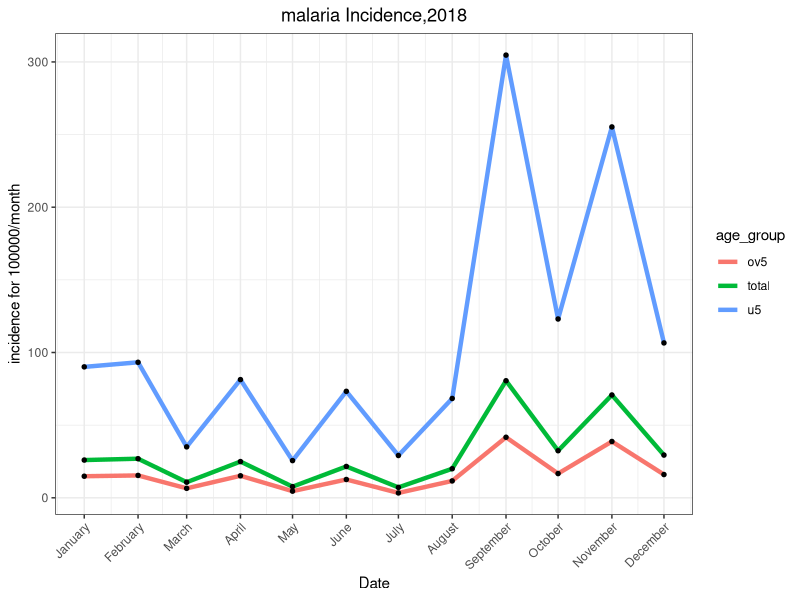
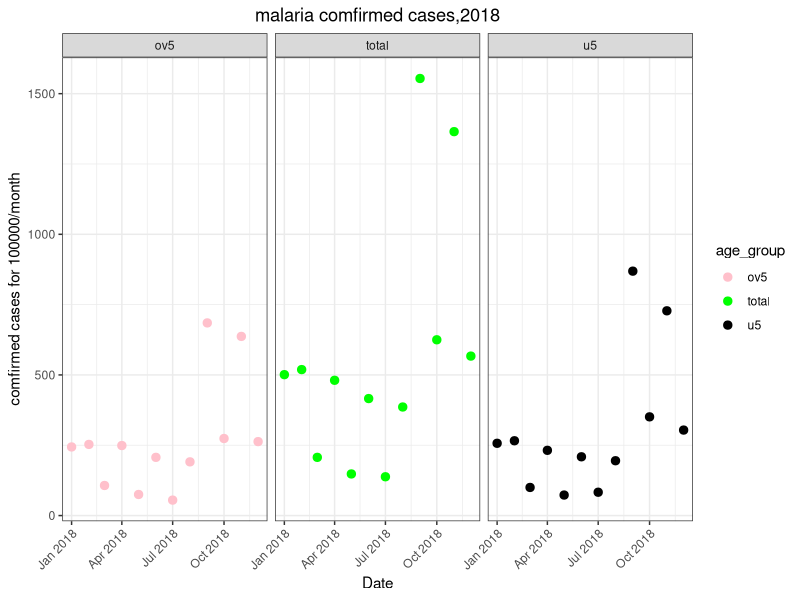
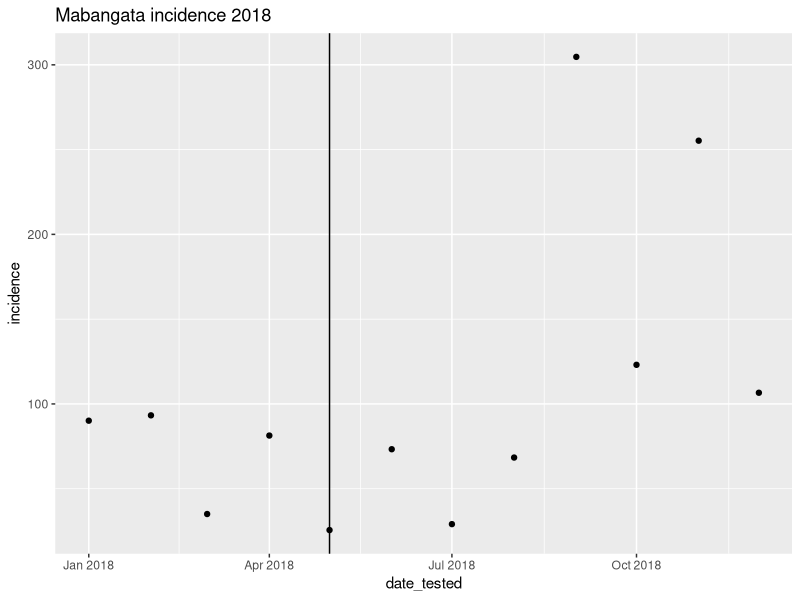
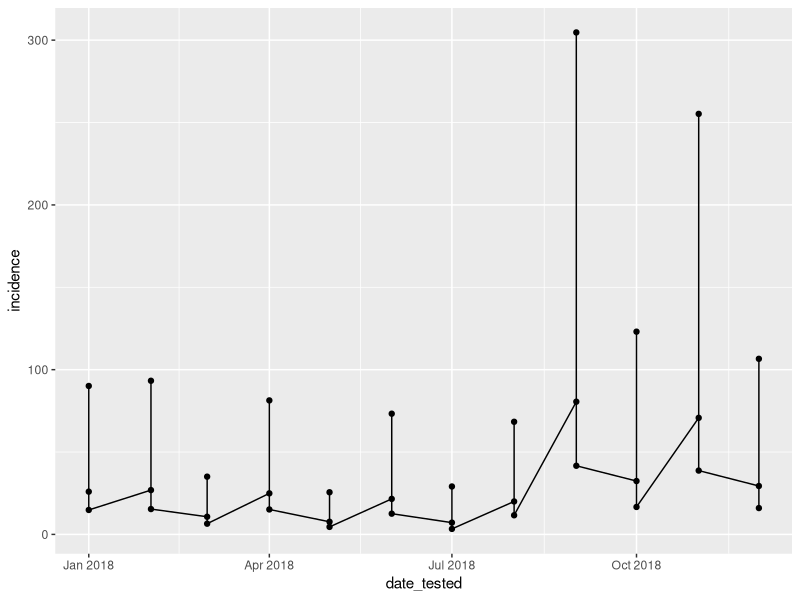
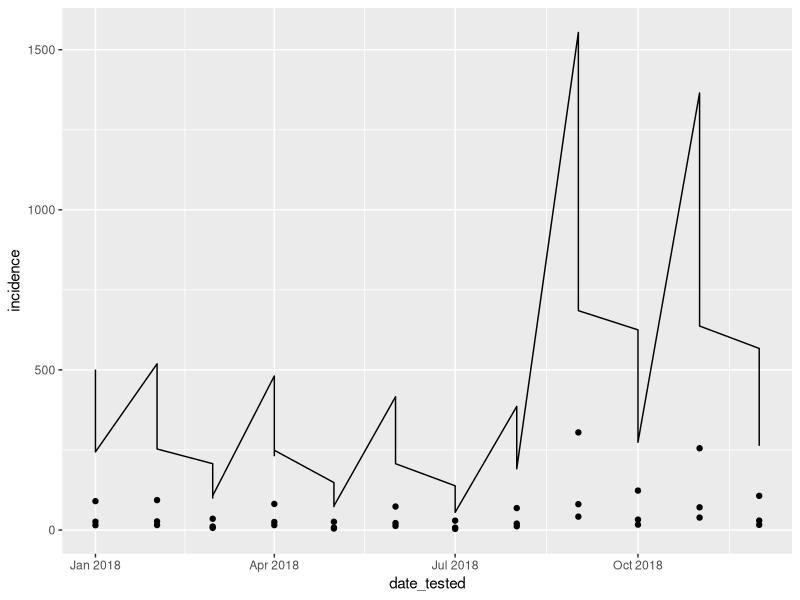
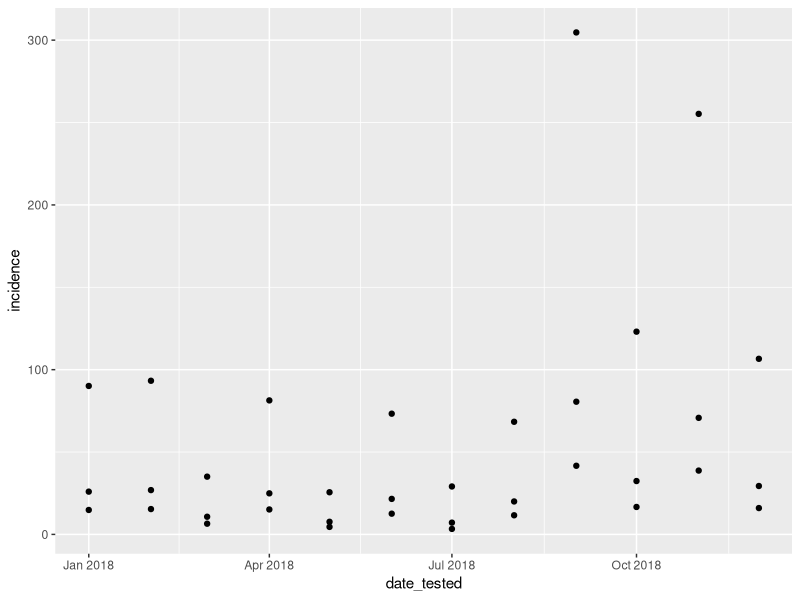
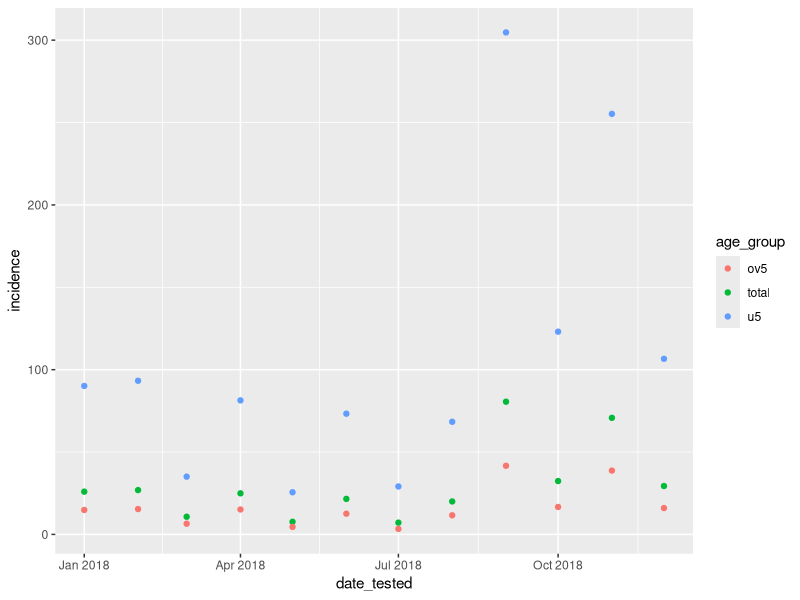
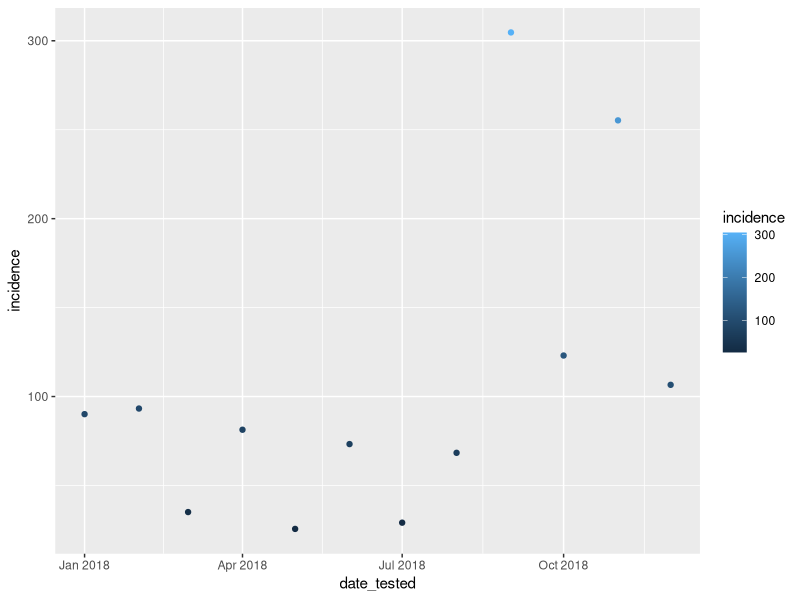

The R source for these figures, in order:
## ---- chunk 1
# Load required libraries
 library(ggplot2)
 library(tidyverse)
 df <- read.csv("Mabangata_region_incidence2018.csv")
 df$date_tested <- as.Date(df$date_tested,"%m/%d/%Y")
 df_und5<- df %>% filter(age_group=="u5") 
## ---- chunk 2
ggplot(data=df,aes(x=date_tested, y= incidence))+
  geom_line(size=1.5,aes(group=age_group ,col =age_group)) +
  geom_point( size=1.2)+
  labs(x="Date",y="incidence for 100000/month",title="malaria Incidence,2018")+
  theme_bw()+
  theme(plot.title = element_text(hjust=0.5), axis.text.x = element_text(angle=45,hjust=1))+
  scale_x_date(date_breaks = "1 month", date_labels = "%B")
## ---- chunk 3
ggplot(data=df,aes(x=date_tested, y= conf))+
  geom_point(size=2.5,aes(color =age_group)) +
  facet_grid( . ~ age_group, scales="free_y") +
  labs(x="Date",y="comfirmed cases for 100000/month",title="malaria comfirmed cases,2018")+
  theme_bw()+
  theme(plot.title = element_text(hjust=0.5), axis.text.x = element_text(angle=45,hjust=1))+
  scale_color_manual(values=c("pink","green","black"))

## ---- chunk 4
base_plot <- ggplot(data = df_und5, aes(x = date_tested, y = incidence))
## ---- chunk 5
layered_plot <- base_plot +
  geom_point()
## ---- chunk 6
layered_vline<- layered_plot +
  geom_vline(xintercept = as.numeric(as.Date('2018-05-01')))
## ---- chunk 7
layered_vline + labs(title = "Mabangata incidence 2018")
## ---- chunk 8
ggplot(data = df, aes(x = date_tested, y = incidence)) +
    geom_point()+
  geom_line()
## ---- chunk 9
# ggplot(data = df) +
#   geom_point( aes(x = date_tested, y = incidence))+
#   geom_line()
## ---- chunk 10
ggplot(data = df) +
  geom_point( aes(x = date_tested, y = incidence))+
  geom_line(aes(x = date_tested, y = conf))
## ---- chunk 11
ggplot(data = df, aes(x = date_tested, y = incidence),color = age_group) +
  geom_point( )
## ---- chunk 12
ggplot(data = df, aes(x = date_tested, y = incidence, color = age_group)) +
  geom_point()
## ---- chunk 13
ggplot(data = df_und5, aes(x = date_tested, y = incidence, color = incidence)) +
  geom_point()
## ---- chunk 14
# # Customizing and layering
# ggplot(data = my_data, aes(x = x_variable, y = y_variable)) +
#   geom_point() +  # Add points
#   geom_smooth(method = "lm") +  # Add regression line
#   labs(title = "Scatter plot with Regression Line", x = "X-axis label", y = "Y-axis label")  # Add title and axis labels
## ---- chunk 15
ggplot(data = df_und5, aes(x = date_tested, y = incidence)) +
    geom_line(group=1)

# why keep group=1
## ---- chunk 16
ggplot(data = df_und5, aes(x = date_tested, y = incidence))+ 
  geom_line(size=1,colour="blue",linetype="dashed")


ggplot(data = df_und5, aes(x = date_tested, y = incidence))+ 
  geom_line(size=1,colour="blue",linetype="dotted")
## ---- chunk 17
#ggplot(data=total_df, aes(x=date_tested, y= incidence))+ 
  #geom_point()
## ---- chunk 18
#ggplot(data=total_df, aes(x=date_tested, y= incidence)) + 
  #geom_point(colour="blue",size=3.2,alpha=0.9, shape=1)
## ---- chunk 19
##line and point
#ggplot(data=total_df, aes(x=date_tested, y= incidence))+ 
  #geom_line(size=1,colour="blue")+
  #geom_point(colour="red",size=3.2,alpha=0.7, shape=1)
## ---- chunk 20
#ggplot(data=total_df, aes(x=date_tested, y= incidence))+
 # geom_point(colour="blue", size=4.2)+
 # labs(x="Date",y="incidence for 100000/month",title="malaria Incidence,2018")+
  #theme_bw()+
  #theme(plot.title = element_text(hjust=0.5), axis.text.x = element_text(angle=45,hjust=1))+
#scale_x_date(date_breaks = "1 month", date_labels = "%B")

